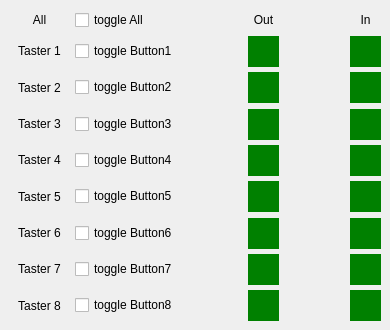
    <widget class="QWidget" name="tab">
     <attribute name="title">
      <string>Manuell</string>
     </attribute>
     <widget class="QWidget" name="gridLayoutWidget_2">
      <property name="geometry">
       <rect>
        <x>10</x>
        <y>10</y>
        <width>371</width>
        <height>311</height>
       </rect>
      </property>
      <layout class="QGridLayout" name="gridLayout_2">
       <item row="3" column="1">
        <widget class="AnimatedToggle" name="toggle_Button3">
         <property name="text">
          <string>toggle Button3</string>
         </property>
        </widget>
       </item>
       <item row="0" column="0">
        <widget class="QLabel" name="lbl_toggleAll">
         <property name="text">
          <string>All</string>
         </property>
         <property name="alignment">
          <set>Qt::AlignmentFlag::AlignCenter</set>
         </property>
        </widget>
       </item>
       <item row="6" column="1">
        <widget class="AnimatedToggle" name="toggle_Button6">
         <property name="text">
          <string>toggle Button6</string>
         </property>
        </widget>
       </item>
       <item row="7" column="0">
        <widget class="QLabel" name="lbl_Button8_3">
         <property name="text">
          <string>Taster 7</string>
         </property>
         <property name="alignment">
          <set>Qt::AlignmentFlag::AlignCenter</set>
         </property>
        </widget>
       </item>
       <item row="8" column="0">
        <widget class="QLabel" name="lbl_Button8_2">
         <property name="text">
          <string>Taster 8</string>
         </property>
         <property name="alignment">
          <set>Qt::AlignmentFlag::AlignCenter</set>
         </property>
        </widget>
       </item>
       <item row="6" column="3">
        <widget class="QLabel" name="lbl_ManualLed_Out6">
         <property name="minimumSize">
          <size>
           <width>31</width>
           <height>31</height>
          </size>
         </property>
         <property name="maximumSize">
          <size>
           <width>31</width>
           <height>31</height>
          </size>
         </property>
         <property name="autoFillBackground">
          <bool>false</bool>
         </property>
         <property name="styleSheet">
          <string notr="true">background-color: green;</string>
         </property>
         <property name="text">
          <string/>
         </property>
        </widget>
       </item>
       <item row="2" column="1">
        <widget class="AnimatedToggle" name="toggle_Button2">
         <property name="text">
          <string>toggle Button2</string>
         </property>
        </widget>
       </item>
       <item row="8" column="1">
        <widget class="AnimatedToggle" name="toggle_Button8">
         <property name="text">
          <string>toggle Button8</string>
         </property>
        </widget>
       </item>
       <item row="3" column="0">
        <widget class="QLabel" name="lbl_toggleButton3">
         <property name="text">
          <string>Taster 3</string>
         </property>
         <property name="alignment">
          <set>Qt::AlignmentFlag::AlignCenter</set>
         </property>
        </widget>
       </item>
       <item row="4" column="3">
        <widget class="QLabel" name="lbl_ManualLed_Out4">
         <property name="minimumSize">
          <size>
           <width>31</width>
           <height>31</height>
          </size>
         </property>
         <property name="maximumSize">
          <size>
           <width>31</width>
           <height>31</height>
          </size>
         </property>
         <property name="autoFillBackground">
          <bool>false</bool>
         </property>
         <property name="styleSheet">
          <string notr="true">background-color: green;</string>
         </property>
         <property name="text">
          <string/>
         </property>
        </widget>
       </item>
       <item row="3" column="3">
        <widget class="QLabel" name="lbl_ManualLed_Out3">
         <property name="minimumSize">
          <size>
           <width>31</width>
           <height>31</height>
          </size>
         </property>
         <property name="maximumSize">
          <size>
           <width>31</width>
           <height>31</height>
          </size>
         </property>
         <property name="autoFillBackground">
          <bool>false</bool>
         </property>
         <property name="styleSheet">
          <string notr="true">background-color: green;</string>
         </property>
         <property name="text">
          <string/>
         </property>
        </widget>
       </item>
       <item row="0" column="3">
        <widget class="QLabel" name="label_2">
         <property name="frameShape">
          <enum>QFrame::Shape::NoFrame</enum>
         </property>
         <property name="text">
          <string>Out</string>
         </property>
         <property name="alignment">
          <set>Qt::AlignmentFlag::AlignCenter</set>
         </property>
        </widget>
       </item>
       <item row="2" column="3">
        <widget class="QLabel" name="lbl_ManualLed_Out2">
         <property name="minimumSize">
          <size>
           <width>31</width>
           <height>31</height>
          </size>
         </property>
         <property name="maximumSize">
          <size>
           <width>31</width>
           <height>31</height>
          </size>
         </property>
         <property name="autoFillBackground">
          <bool>false</bool>
         </property>
         <property name="styleSheet">
          <string notr="true">background-color: green;</string>
         </property>
         <property name="text">
          <string/>
         </property>
        </widget>
       </item>
       <item row="1" column="3">
        <widget class="QLabel" name="lbl_ManualLed_Out1">
         <property name="minimumSize">
          <size>
           <width>31</width>
           <height>31</height>
          </size>
         </property>
         <property name="maximumSize">
          <size>
           <width>31</width>
           <height>31</height>
          </size>
         </property>
         <property name="autoFillBackground">
          <bool>false</bool>
         </property>
         <property name="styleSheet">
          <string notr="true">background-color: green;</string>
         </property>
         <property name="text">
          <string/>
         </property>
        </widget>
       </item>
       <item row="7" column="3">
        <widget class="QLabel" name="lbl_ManualLed_Out7">
         <property name="minimumSize">
          <size>
           <width>31</width>
           <height>31</height>
          </size>
         </property>
         <property name="maximumSize">
          <size>
           <width>31</width>
           <height>31</height>
          </size>
         </property>
         <property name="autoFillBackground">
          <bool>false</bool>
         </property>
         <property name="styleSheet">
          <string notr="true">background-color: green;</string>
         </property>
         <property name="text">
          <string/>
         </property>
        </widget>
       </item>
       <item row="6" column="0">
        <widget class="QLabel" name="lbl_toggleButton6">
         <property name="text">
          <string>Taster 6</string>
         </property>
         <property name="alignment">
          <set>Qt::AlignmentFlag::AlignCenter</set>
         </property>
        </widget>
       </item>
       <item row="0" column="4">
        <widget class="QLabel" name="label_3">
         <property name="frameShape">
          <enum>QFrame::Shape::NoFrame</enum>
         </property>
         <property name="text">
          <string/>
         </property>
        </widget>
       </item>
       <item row="5" column="3">
        <widget class="QLabel" name="lbl_ManualLed_Out5">
         <property name="minimumSize">
          <size>
           <width>31</width>
           <height>31</height>
          </size>
         </property>
         <property name="maximumSize">
          <size>
           <width>31</width>
           <height>31</height>
          </size>
         </property>
         <property name="autoFillBackground">
          <bool>false</bool>
         </property>
         <property name="styleSheet">
          <string notr="true">background-color: green;</string>
         </property>
         <property name="text">
          <string/>
         </property>
        </widget>
       </item>
       <item row="0" column="2">
        <widget class="QLabel" name="label">
         <property name="frameShape">
          <enum>QFrame::Shape::NoFrame</enum>
         </property>
         <property name="text">
          <string/>
         </property>
        </widget>
       </item>
       <item row="2" column="0">
        <widget class="QLabel" name="lbl_toggleButton2">
         <property name="text">
          <string>Taster 2</string>
         </property>
         <property name="alignment">
          <set>Qt::AlignmentFlag::AlignCenter</set>
         </property>
        </widget>
       </item>
       <item row="5" column="0">
        <widget class="QLabel" name="lbl_toggleButton5">
         <property name="text">
          <string>Taster 5</string>
         </property>
         <property name="alignment">
          <set>Qt::AlignmentFlag::AlignCenter</set>
         </property>
        </widget>
       </item>
       <item row="4" column="1">
        <widget class="AnimatedToggle" name="toggle_Button4">
         <property name="text">
          <string>toggle Button4</string>
         </property>
        </widget>
       </item>
       <item row="7" column="1">
        <widget class="AnimatedToggle" name="toggle_Button7">
         <property name="text">
          <string>toggle Button7</string>
         </property>
        </widget>
       </item>
       <item row="1" column="0">
        <widget class="QLabel" name="lbl_toggleButton1">
         <property name="text">
          <string>Taster 1</string>
         </property>
         <property name="alignment">
          <set>Qt::AlignmentFlag::AlignCenter</set>
         </property>
        </widget>
       </item>
       <item row="0" column="1">
        <widget class="AnimatedToggle" name="toggle_All">
         <property name="text">
          <string>toggle All</string>
         </property>
        </widget>
       </item>
       <item row="1" column="1">
        <widget class="AnimatedToggle" name="toggle_Button1">
         <property name="text">
          <string>toggle Button1</string>
         </property>
        </widget>
       </item>
       <item row="5" column="1">
        <widget class="AnimatedToggle" name="toggle_Button5">
         <property name="text">
          <string>toggle Button5</string>
         </property>
        </widget>
       </item>
       <item row="4" column="0">
        <widget class="QLabel" name="lbl_toggleButton4">
         <property name="text">
          <string>Taster 4</string>
         </property>
         <property name="alignment">
          <set>Qt::AlignmentFlag::AlignCenter</set>
         </property>
        </widget>
       </item>
       <item row="8" column="3">
        <widget class="QLabel" name="lbl_ManualLed_Out8">
         <property name="minimumSize">
          <size>
           <width>31</width>
           <height>31</height>
          </size>
         </property>
         <property name="maximumSize">
          <size>
           <width>31</width>
           <height>31</height>
          </size>
         </property>
         <property name="autoFillBackground">
          <bool>false</bool>
         </property>
         <property name="styleSheet">
          <string notr="true">background-color: green;</string>
         </property>
         <property name="text">
          <string/>
         </property>
        </widget>
       </item>
       <item row="0" column="5">
        <widget class="QLabel" name="label_4">
         <property name="frameShape">
          <enum>QFrame::Shape::NoFrame</enum>
         </property>
         <property name="text">
          <string>In</string>
         </property>
         <property name="alignment">
          <set>Qt::AlignmentFlag::AlignCenter</set>
         </property>
        </widget>
       </item>
       <item row="1" column="5">
        <widget class="QLabel" name="lbl_ManualLed_In1">
         <property name="minimumSize">
          <size>
           <width>31</width>
           <height>31</height>
          </size>
         </property>
         <property name="maximumSize">
          <size>
           <width>31</width>
           <height>31</height>
          </size>
         </property>
         <property name="autoFillBackground">
          <bool>false</bool>
         </property>
         <property name="styleSheet">
          <string notr="true">background-color: green;</string>
         </property>
         <property name="text">
          <string/>
         </property>
        </widget>
       </item>
       <item row="2" column="5">
        <widget class="QLabel" name="lbl_ManualLed_In2">
         <property name="minimumSize">
          <size>
           <width>31</width>
           <height>31</height>
          </size>
         </property>
         <property name="maximumSize">
          <size>
           <width>31</width>
           <height>31</height>
          </size>
         </property>
         <property name="autoFillBackground">
          <bool>false</bool>
         </property>
         <property name="styleSheet">
          <string notr="true">background-color: green;</string>
         </property>
         <property name="text">
          <string/>
         </property>
        </widget>
       </item>
       <item row="3" column="5">
        <widget class="QLabel" name="lbl_ManualLed_In3">
         <property name="minimumSize">
          <size>
           <width>31</width>
           <height>31</height>
          </size>
         </property>
         <property name="maximumSize">
          <size>
           <width>31</width>
           <height>31</height>
          </size>
         </property>
         <property name="autoFillBackground">
          <bool>false</bool>
         </property>
         <property name="styleSheet">
          <string notr="true">background-color: green;</string>
         </property>
         <property name="text">
          <string/>
         </property>
        </widget>
       </item>
       <item row="4" column="5">
        <widget class="QLabel" name="lbl_ManualLed_In4">
         <property name="minimumSize">
          <size>
           <width>31</width>
           <height>31</height>
          </size>
         </property>
         <property name="maximumSize">
          <size>
           <width>31</width>
           <height>31</height>
          </size>
         </property>
         <property name="autoFillBackground">
          <bool>false</bool>
         </property>
         <property name="styleSheet">
          <string notr="true">background-color: green;</string>
         </property>
         <property name="text">
          <string/>
         </property>
        </widget>
       </item>
       <item row="5" column="5">
        <widget class="QLabel" name="lbl_ManualLed_In5">
         <property name="minimumSize">
          <size>
           <width>31</width>
           <height>31</height>
          </size>
         </property>
         <property name="maximumSize">
          <size>
           <width>31</width>
           <height>31</height>
          </size>
         </property>
         <property name="autoFillBackground">
          <bool>false</bool>
         </property>
         <property name="styleSheet">
          <string notr="true">background-color: green;</string>
         </property>
         <property name="text">
          <string/>
         </property>
        </widget>
       </item>
       <item row="6" column="5">
        <widget class="QLabel" name="lbl_ManualLed_In6">
         <property name="minimumSize">
          <size>
           <width>31</width>
           <height>31</height>
          </size>
         </property>
         <property name="maximumSize">
          <size>
           <width>31</width>
           <height>31</height>
          </size>
         </property>
         <property name="autoFillBackground">
          <bool>false</bool>
         </property>
         <property name="styleSheet">
          <string notr="true">background-color: green;</string>
         </property>
         <property name="text">
          <string/>
         </property>
        </widget>
       </item>
       <item row="7" column="5">
        <widget class="QLabel" name="lbl_ManualLed_In7">
         <property name="minimumSize">
          <size>
           <width>31</width>
           <height>31</height>
          </size>
         </property>
         <property name="maximumSize">
          <size>
           <width>31</width>
           <height>31</height>
          </size>
         </property>
         <property name="autoFillBackground">
          <bool>false</bool>
         </property>
         <property name="styleSheet">
          <string notr="true">background-color: green;</string>
         </property>
         <property name="text">
          <string/>
         </property>
        </widget>
       </item>
       <item row="8" column="5">
        <widget class="QLabel" name="lbl_ManualLed_In8">
         <property name="minimumSize">
          <size>
           <width>31</width>
           <height>31</height>
          </size>
         </property>
         <property name="maximumSize">
          <size>
           <width>31</width>
           <height>31</height>
          </size>
         </property>
         <property name="autoFillBackground">
          <bool>false</bool>
         </property>
         <property name="styleSheet">
          <string notr="true">background-color: green;</string>
         </property>
         <property name="text">
          <string/>
         </property>
        </widget>
       </item>
      </layout>
     </widget>
    </widget>
